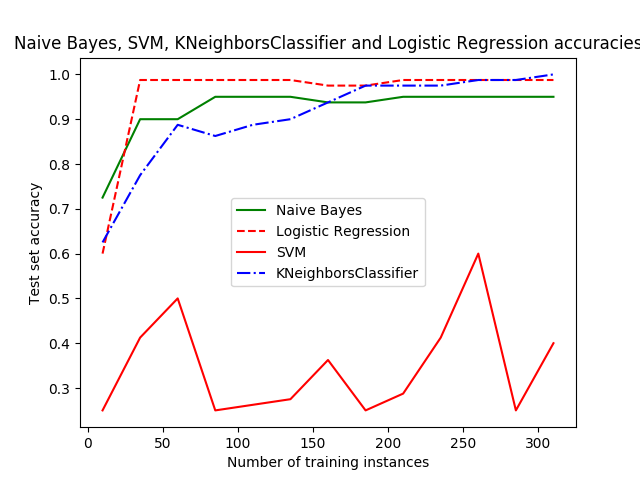

Python code for this plot:
import numpy as np
import pandas as pd
from sklearn.linear_model import LogisticRegression
from sklearn.naive_bayes import GaussianNB
from sklearn.model_selection import train_test_split
import matplotlib.pyplot as plt
from sklearn.svm import SVC
from sklearn.neighbors import KNeighborsClassifier

filepath = 'https://github.com/charityngunyi/django_crop_predict/blob/main/PredictionSystem/crops/crop_df.csv'
data = pd.read_csv(filepath, sep='delimiter', header=None)

X = data.drop(['Id', 'type'], axis=1)
y = data['type']
"""X = data[8]
y = data[[0, 1, 2, 3, 4, 5, 6, 7]]"""
X_train, X_test, y_train, y_test = train_test_split(X, y, stratify=y, test_size=0.2, random_state=31)
lr = LogisticRegression()
nb = GaussianNB()
svm = SVC()
knn = KNeighborsClassifier()

lr_scores = []
nb_scores = []
svm_scores = []
knn_scores = []
train_sizes = range(10, len(X_train), 25)
for train_size in train_sizes:
    X_slice, _, y_slice, _ = train_test_split(X_train, y_train, train_size=train_size, stratify=y_train, random_state=31)
    nb.fit(X_slice, y_slice)
    nb_scores.append(nb.score(X_test, y_test))
    lr.fit(X_slice, y_slice)
    lr_scores.append(lr.score(X_test, y_test))
    svm.fit(X_slice, y_slice)
    svm_scores.append(svm.score(X_test, y_test))
    knn.fit(X_slice, y_slice)
    knn_scores.append(knn.score(X_test, y_test))
print(lr.predict([[800, 6.5, 30, 1500]]))
print(nb.predict([[800, 6.5, 30, 1500]]))
plt.plot(train_sizes, nb_scores, 'g-', label='Naive Bayes')
plt.plot(train_sizes, lr_scores, 'r--', label='Logistic Regression')
plt.plot(train_sizes, svm_scores, 'r-', label='SVM')
plt.plot(train_sizes, knn_scores, 'b-.', label='KNeighborsClassifier')
plt.title('Naive Bayes, SVM, KNeighborsClassifier and Logistic Regression accuracies')
plt.xlabel('Number of training instances')
plt.ylabel('Test set accuracy')
plt.legend()
plt.show()
# plt.savefig('/home/charity/Django2.1/CropPredictionSystem/PredictionSystem/ModelAnalysis/model_analysis.png',
#             format='png')

